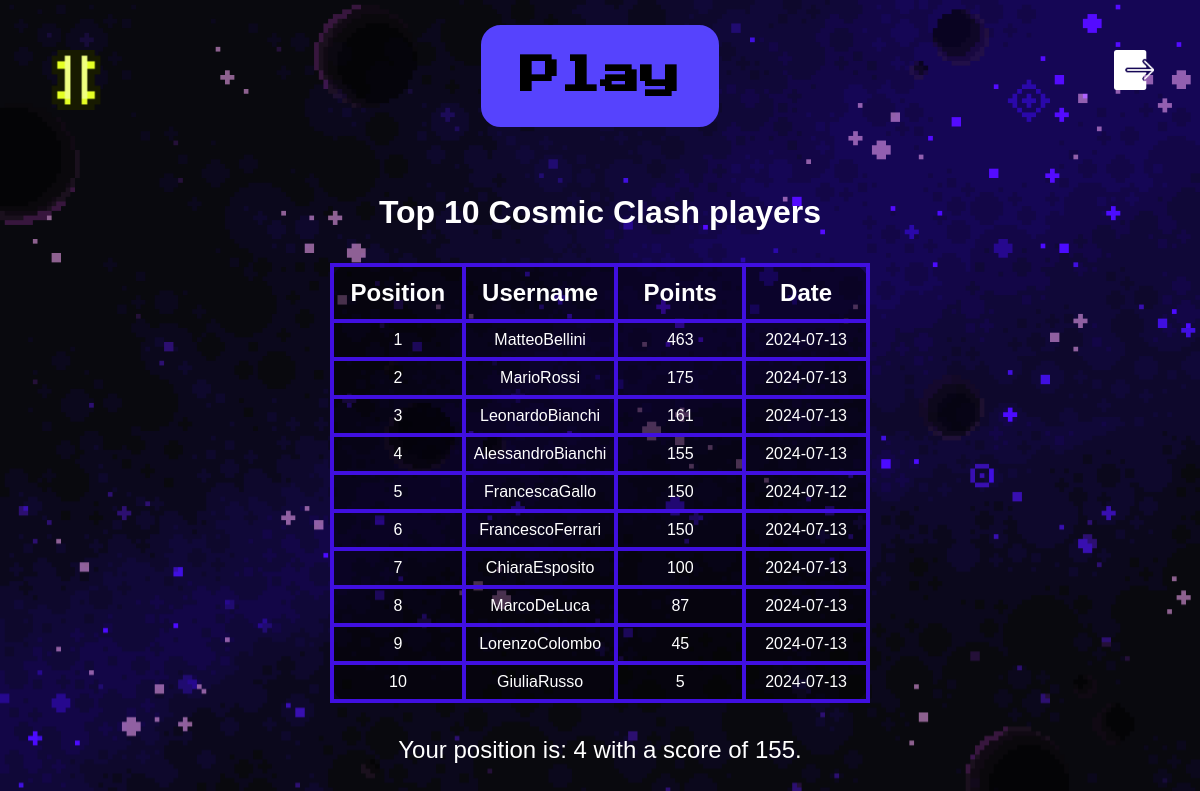
The page /home/home.php (signed in) on the database its author committed.
### tables this page shows
CREATE TABLE Classifica(
    Username varchar(255) not null,
    DataRecord date not null,
    Punteggio int unsigned not null,
    primary key (Username),
    foreign key (Username) references Utente(Username)
);

### home/home.php (the view, shortened to what this page needs)
<?php
    include("../db/databaseConnection.php");
?>
<!DOCTYPE html>
<html>
    <head>
        <link rel="stylesheet" href="stylesheet.css">
    </head>
    <body onload="initialize()">
        <header>
            <div id="header_element_left">
                <abbr title="Click to change profile image"><img id="profileImage" alt="Profile image" onclick="changeProfileImage()" src="assets/profileImages/<?php
                    $sql = "SELECT ImmagineProfilo FROM Utente WHERE Username = ?;";
                    $stmt = $mysqli->stmt_init();
                    $stmt->prepare($sql);
                    $stmt->bind_param("s", $_SESSION["username"]);
                    $stmt->execute();
                    $result = $stmt->get_result();
                    $row = $result->fetch_assoc();
                    echo htmlspecialchars($row["ImmagineProfilo"]);
                ?>.png"></abbr>
            </div>
            <div id="header_element_middle">
                <button id="play" onclick="playGame()">Play</button>
            </div>
            <div id="header_element_right">
                <abbr title="Logout"><button id="logout" onclick="logout()"></button></abbr>
            </div>
        </header>
        <div id="classificaContainer">
            <p>Top 10 Cosmic Clash players</p>
            <table id="classifica">
                <tr>
                    <th>Position</th>
                    <th>Username</th>
                    <th>Points</th>
                    <th>Date</th>
                </tr>
                <?php
                    $sql = "SELECT * FROM Classifica ORDER BY Punteggio DESC, DataRecord ASC LIMIT 10;";
                    $stmt = $mysqli->prepare($sql);
                    $stmt->execute();
                    $result = $stmt->get_result();
                    $i = 1;
                    while($row = $result->fetch_assoc()){
                        echo "<tr>";
                        echo "<td>" . $i . "</td>";
                        echo "<td>" . htmlspecialchars($row["Username"]) . "</td>";
                        echo "<td>" . $row["Punteggio"] . "</td>";
                        echo "<td>" . $row["DataRecord"] . "</td>";
                        echo "</tr>";
                        $i++;
                    }
                ?>
            </table>
        </div>
        <div id="userStats">
            <p id="stats">
                <?php
                    $sql = "SELECT Punteggio, DataRecord FROM Classifica WHERE Username = ?;";
                    $stmt = $mysqli->prepare($sql);
                    $stmt->bind_param("s", $_SESSION["username"]);
                    $stmt->execute();
                    $result1 = $stmt->get_result();
                    if($row1 = $result1->fetch_assoc()){
                        $sql = "SELECT COUNT(*) AS pos FROM Classifica WHERE Punteggio > ? OR (Punteggio = ? AND DataRecord <= ?) ORDER BY Punteggio DESC;";
                        $stmt = $mysqli->prepare($sql);
                        $stmt->bind_param("iis", $row1["Punteggio"], $row1["Punteggio"], $row1["DataRecord"]);
                        $stmt->execute();
                        $result2 = $stmt->get_result();
                        $row2 = $result2->fetch_assoc();
                        echo "Your position is: " . $row2["pos"] . " with a score of " . $row1["Punteggio"] . ".";
                    }else{
                        echo "Play at least one match to get into the rankings.";
                    }
                ?>
            </p>
        </div>
    </body>
</html>

### home/stylesheet.css (style rules this page uses)
body { width: 100vw; height: 100vh; background-image: url("assets/galaxyBackground.png"); background-size: cover; background-repeat: no-repeat; margin: 0; color: white; overflow: hidden; }
header { margin-top: 1em; margin-bottom: 1em; width: 100vw; height: 15vh; display: flex; flex-direction: row; justify-content: center; align-items: center; }
#header_element_left { padding-top: .5em; width: 33vw; height: 100%; display: flex; align-items: center; justify-content: start; }
#header_element_middle { padding-top: .5em; padding-bottom: .5em; width: 33vw; height: 100%; display: flex; align-items: center; justify-content: center; }
#header_element_right { padding-top: .5em; width: 33vw; height: 100%; display: flex; align-items: center; justify-content: end; }
#header_element_left abbr { height: 50%; margin-left: 2.5em; }
#profileImage { height: 100%; }
#play { height: 85%; width: 60%; font-family: 'PressStart2P'; font-size: 2.5em; font-weight: bold; color: black; background-color: #5643fd; border: 4px solid #5643fd; border-radius: .5em; }
#header_element_right abbr { width: 10%; height: 50%; margin-right: 2.5em; }
#logout { background-color: transparent; background-image: url(assets/logout.png); background-size: contain; background-repeat: no-repeat; border: none; width: 100%; height: 100%; }
p { font-family: Helvetica, sans-serif; }
#classificaContainer { width: 100vw; height: 70vh; display: flex; flex-direction: column; justify-content: center; align-items: center; }
#classificaContainer p { font-size: 2rem; font-weight: bold; }
table { border: 4px solid #400fe0; border-radius: 1.5em; width: 45%; height: fit-content; font-family: Helvetica, sans-serif; font-size: 1em; text-align: center; border-collapse: collapse; background-color: rgba(0, 0, 0, 0.493); }
th { font-weight: bold; border: 4px solid #400fe0; font-size: 1.5em; padding: .5em; }
td { width: 25%; padding: .5em; border: 4px solid #400fe0; }
#userStats { display: flex; justify-content: center; align-items: center; font-size: 1.5rem; }

### rows shown on the page
classifica: Username "MatteoBellini", Punteggio "463", DataRecord "2024-07-13"
classifica: Username "MarioRossi", Punteggio "175", DataRecord "2024-07-13"
classifica: Username "LeonardoBianchi", Punteggio "161", DataRecord "2024-07-13"
classifica: Username "AlessandroBianchi", Punteggio "155", DataRecord "2024-07-13"
classifica: Username "FrancescaGallo", Punteggio "150", DataRecord "2024-07-12"
classifica: Username "FrancescoFerrari", Punteggio "150", DataRecord "2024-07-13"
classifica: Username "ChiaraEsposito", Punteggio "100", DataRecord "2024-07-13"
classifica: Username "MarcoDeLuca", Punteggio "87", DataRecord "2024-07-13"
classifica: Username "LorenzoColombo", Punteggio "45", DataRecord "2024-07-13"
classifica: Username "GiuliaRusso", Punteggio "5", DataRecord "2024-07-13"

### other values the page prints
$row2["pos"] "4"
